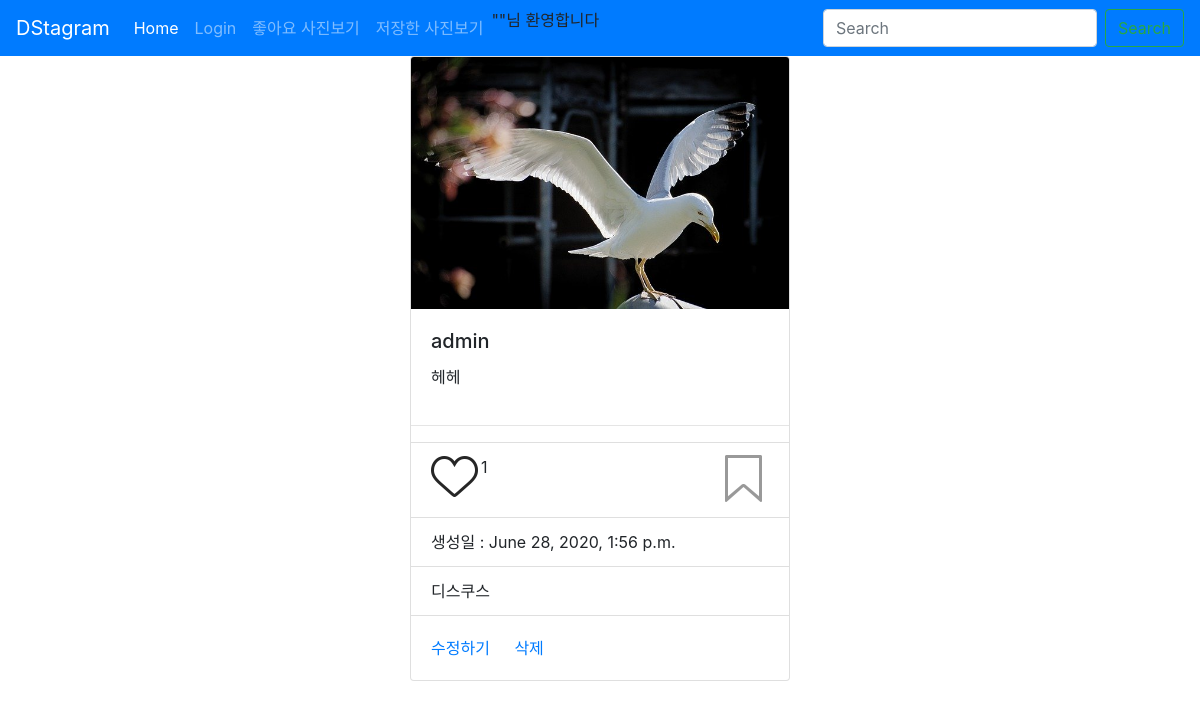
Page /detail/1/ on the committed database.
### photo/models.py (models this page shows, shortened)
class Photo(models.Model):
    author = models.ForeignKey(User, on_delete=models.CASCADE, related_name='user')
    text= models.TextField(blank=True)
    image = models.ImageField(upload_to='timeline_photo/&Y/&m/&d')
    created = models.DateTimeField(auto_now_add=True)
    updated = models.DateTimeField(auto_now=True)
    like = models.ManyToManyField(User, related_name='like_post',blank=True)
    favorite = models.ManyToManyField(User, related_name='favorite_post',blank=True)
    class Meta:
        ordering = ['-created']

### photo/views.py (the view)
# urls.py: path("detail/<int:pk>/", PhotoDetail.as_view(), name='detail'),
class PhotoDetail(DetailView):
    model = Photo
    template_name_suffix ='_detail'

### photo/templates/photo/photo_detail.html (shortened to what this page needs)
{% extends 'base.html' %}
{% block content %}
<div class="row">
    <div class="col"></div>
    <div class="col-12 col-xl-4 col-md-4">
        <div class="card" style="">
            <img src=" {{object.image.url}}" class="card-img-top" alt="...">
            <div class="card-body">
                <h5 class="card-title"> {{object.author}}</h5>
                <p class="card-text"> {{object.text}}</p>
            </div>
            <hr>
            <ul class ="list-group list-group-flush">
                <li class ="list-group-item">
                    <a href="{% url 'photo:like' object.id %}"
                    class="float-left btn-like {% if user in object.like.all %}active{%endif%}">좋아요!</a>
                    {% if object.like.all.count %}
                    <span>{{object.like.all.count}}</span>
                    {% endif %}
                    <a href="{% url 'photo:favorite' object.id %}"
                    class="float-right btn-favorite{% if user in object.like.all%}active{%endif%}">저장하기</a>
                </li>
                <li class="list-group-item">생성일 : {{ object.created }}</li>
                <li class="list-group-item">디스쿠스</li>
            </ul>
            <div class="card-body">
                <a href="{% url 'photo:update' object.id %}" class="card-link">수정하기</a>
                <a href="{% url 'photo:delete' object.id %}" class="card-link">삭제</a>
            </div>
        </div>
    </div>
    <div class="col"></div>
</div>
{% endblock %}

### rows in the picture
Photo: image (picture), author "admin", text "헤헤", like.all.count "1", created "June 28, 2020, 1:56 p.m."
